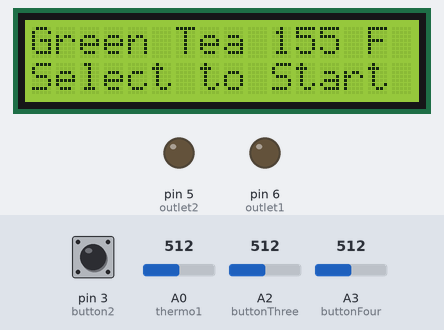
Recording of a sketch running on a simulated Arduino Uno, built with avr-gcc and run on an emulated ATmega328P. On the bench: 16×2 character LCD, output pins drawn as LEDs (lit = HIGH). The test bench sets the inputs (shaded band); at power-on: A2 (buttonThree) = 512, pin 3 (button2) LOW, A0 (thermo1) = 512, A3 (buttonFour) = 512. What the sketch prints to the serial monitor is not drawn.

Above: at 1.2 s.
1.3 s: A2 (buttonThree) set to 591
2.8 s: A2 (buttonThree) set to 612
At 3.2 s:
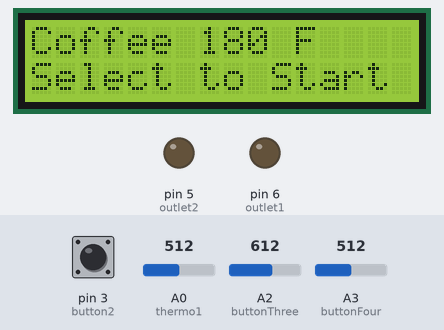
At 3.7 s:
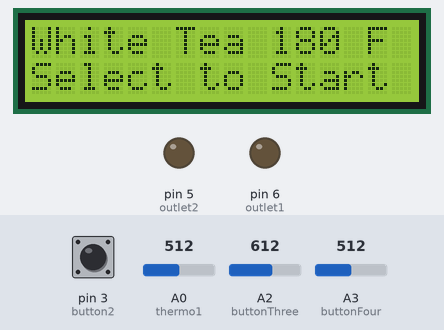
5.8 s: pin 3 (button2) pulled HIGH for 0.15 s
At 6.5 s:
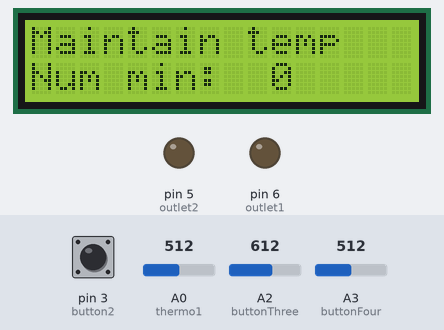
Timing chart, 0 to 8.8 s (numbered marks = the images above; inputs shaded):
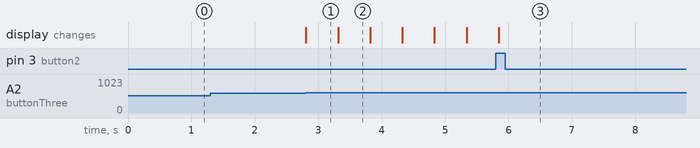

Measured:
- the behaviour switches between 600 and 601 on A2 (buttonThree) (found by bisection; images 0 and 1)
- after the input at 1.3 s, every drawn part: stays the same
- after the input at 2.8 s, the display: changes at once (image 1)
- after the input at 5.8 s, the display: changes after 0.05 s (image 3)
- what the display in image 1 shows lasts 0.5 s, from 2.8 s to 3.3 s

The sketch:

TeaAndCoffee.ino
```cpp
/*
 Program that controls the heating temp of water for different brews

 Provides a menu that you scroll up and down to choose from pre-programmed temps

 Selecting a temp turns the kettle on till that temperature is reached

 Program that maintains that temp while flashing the screen for 5 minutes before
 automatically just turning off

 At any time press Reset to go back to the start

 It is expected that Outlet 1 and Thermo 1 are being used

  The LCD circuit:
 * LCD RS pin to digital pin 11
 * LCD Enable pin to digital pin 12
 * LCD D4 pin to digital pin 7
 * LCD D5 pin to digital pin 8
 * LCD D6 pin to digital pin 9
 * LCD D7 pin to digital pin 10
 * LCD R/W pin to ground

 */

// include the library code for the LCD:
#include <LiquidCrystal.h>

// initialize the library with the numbers of the interface pins for LCD control
LiquidCrystal lcd(11, 12, 7, 8, 9, 10);

// define the switches and outputs

const int button1 = 2;
const int button2 = 3;
//buttonThree and buttonFour are hooked to Analog
const int buttonThree = A2;
const int buttonFour = A3;

const int thermo1 = A0;
const int thermo2 = A1;

const int outlet1 = 6;
const int outlet2 = 5;

//the LCD backlight is used as feedback to the user
const int backlight = 13;

//BREWING TEMPS
//The boiling temperatures used for different brews
//temps are in °F
const int BlackTea = 200;
const int OolangTea = 190;
const int GreenTea = 155;
const int WhiteTea = 180;
const int Rooibos = 200;
const int Herbal = 190;
const int Coffee = 180;

//variable used for keeping track of the menu screens
int count = 1;
//variable for containing the temps
int tempArray[] = {GreenTea,
                    BlackTea,
                    OolangTea,
                    Rooibos,
                    Herbal,
                    WhiteTea,
                    Coffee};

int convert_degrees(int analog_value){
  int temperature = 0;

  //NOTE: IF YOU WANT TO FINE TUNE YOUR TEMPERATURE READOUTS
  //THIS IS THE PLACE TO TO DO IT!
  int offset = 23;

  //the circuit changes 10mV/degree Celsius (hopefully)
  //Analog inputs measure 0 to 5V
  //0 to 5V is a range of 0 to 500 degrees Celsius

  //UNCOMMENT THIS LINE FOR CELSIUS
  //temperature = map(analog_value, 0, 1023, 0, 500) + offset;

  //0 to 500 degrees Celsius is 32 to 932 degrees Farenheit
  //UNCOMMENT THIS LINE FOR FARENHEIT
  //change the scaling appropriately for more accurate readings
  temperature = map(analog_value, 0, 1023, 32, 900) - offset;

  return temperature;
}

//turn the outlet on until target temperature is reached
void heat_up(int target_temp){
  //while temp is less than target, keep outlet on
  while(target_temp > convert_degrees(analogRead(thermo1))){
    digitalWrite(outlet1, HIGH);
      //reset LCD and print current operation
    lcd.clear();
    lcd.home();
    lcd.print("Heating to ");
    lcd.print(target_temp);
    //set cursor for printing temp
    lcd.setCursor(0,1);
    //print current temperature
    lcd.print("Temp:");
    //clear the old temp from the screen
    lcd.setCursor(8, 1);
    lcd.print("     ");
    lcd.setCursor(8, 1);
    //print current temp
    lcd.print(convert_degrees(analogRead(thermo1)));
    //pause for a bit so the screen doesn't flicker
    delay(200);
  }
  //turn outlet off before exiting
  digitalWrite(outlet1, LOW);
}

//routine to maintain the temperature at specified temp and for duration time
void maintain_temp(int target_temp, int time_in_min){
  //only check the temperature once per minute
  int num_loops = time_in_min;
  for(int x = 0; x < num_loops; x++){
    //clear lcd and print current operation
    lcd.clear();
    lcd.home();
    lcd.print("Maintain temp");
    lcd.setCursor(0, 1);
    //display number of minutes
    lcd.print("Num min:  ");
    lcd.print(x);
    lcd.print("   ");

    //loop for one minute maintaining the temperature
    //and flashing the light for attention
    //Checks the temperature every 10 seconds
    for(int y = 0; y < 6; y++){
      if (convert_degrees(analogRead(thermo1)) < target_temp){
        digitalWrite(outlet1, HIGH);
      }
      else {
        digitalWrite(outlet1, LOW);
      }
      //flash the light and delay for 10 seconds
      for(int z = 0; z < 10; z++){
        if ( (z % 2) == 0) digitalWrite(backlight, HIGH);
        else digitalWrite(backlight, LOW);
        //delay for one second
        delay(1000);
      }
    }
  }
  //turn outlet off before exiting
  digitalWrite(outlet1, LOW);
  //make sure the backlight is off
  digitalWrite(backlight, LOW);
}

void setscreen(int temp, char brew[]){
  //setup LCD
  lcd.clear();
  lcd.setCursor(0, 0);
  lcd.print(brew);
  lcd.print(temp);
  lcd.print(" F");
  lcd.setCursor(0, 1);
  lcd.print("Select to Start");

}


void menuscreen(int num){
  switch (num){
  case 1:
    setscreen(GreenTea, "Green Tea ");
    break;
  case 2:
    setscreen(BlackTea, "Black Tea ");
    break;
  case 3:
    setscreen(OolangTea, "Oolang Tea ");
    break;
  case 4:
    setscreen(Rooibos, "Rooibos ");
    break;
  case 5:
    setscreen(Herbal, "Herbal ");
    break;
  case 6:
    setscreen(WhiteTea, "White Tea ");
    break;
  case 7:
    setscreen(Coffee, "Coffee ");
    break;
  }
}

void setup() {
  // set up the LCD's number of columns and rows:
  lcd.begin(16, 2);

  //define buttons as inputs and outlets as outputs
  pinMode(button1, INPUT);
  pinMode(button2, INPUT);

  pinMode(outlet1, OUTPUT);
  pinMode(outlet2, OUTPUT);

  //enable serial for troubleshooting
  Serial.begin(9600);

  menuscreen(count);
}

void loop() {

  //buttonFour moves down the list
  //remember this button is on an analog pin
  if (analogRead(buttonFour) > 600){
    if (count == 7) (count = 1);
    else (count = count + 1);
    menuscreen(count);
    //pause to let them release the button
    delay(500);
  }

  //buttonThree moves up the list
  //remember this button is on an analog pin
  if (analogRead(buttonThree) > 600){
    if (count == 1) (count = 7);
    else (count = count - 1);
    menuscreen(count);
    //pause to let them release the button
    delay(500);
  }

  //button2 selects the current menu item
  if (digitalRead(button2) == HIGH){
    Serial.println(count);
    Serial.print("Heating to: ");
    Serial.println(tempArray[(count-1)]);
    heat_up(tempArray[(count-1)]);
    maintain_temp(tempArray[(count-1)], 5);

    //reset and start over
    count = 1;
    menuscreen(count);
  }

}
```
